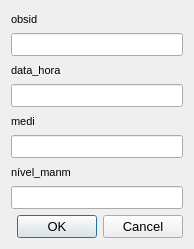
<?xml version="1.0" encoding="UTF-8"?>
<ui version="4.0">
 <class>TheDialog</class>
 <widget class="QDialog" name="TheDialog">
  <property name="windowModality">
   <enum>Qt::ApplicationModal</enum>
  </property>
  <property name="geometry">
   <rect>
    <x>0</x>
    <y>0</y>
    <width>194</width>
    <height>249</height>
   </rect>
  </property>
  <property name="sizePolicy">
   <sizepolicy hsizetype="Preferred" vsizetype="Preferred">
    <horstretch>0</horstretch>
    <verstretch>0</verstretch>
   </sizepolicy>
  </property>
  <property name="minimumSize">
   <size>
    <width>0</width>
    <height>0</height>
   </size>
  </property>
  <property name="maximumSize">
   <size>
    <width>16777215</width>
    <height>16777215</height>
   </size>
  </property>
  <property name="windowTitle">
   <string>Dialog</string>
  </property>
  <layout class="QGridLayout" name="gridLayout">
   <item row="0" column="0">
    <widget class="QLabel" name="label">
     <property name="minimumSize">
      <size>
       <width>40</width>
       <height>0</height>
      </size>
     </property>
     <property name="maximumSize">
      <size>
       <width>70</width>
       <height>16777215</height>
      </size>
     </property>
     <property name="font">
      <font>
       <family>Arial</family>
       <pointsize>8</pointsize>
      </font>
     </property>
     <property name="text">
      <string>obsid</string>
     </property>
     <property name="alignment">
      <set>Qt::AlignLeading|Qt::AlignLeft|Qt::AlignVCenter</set>
     </property>
    </widget>
   </item>
   <item row="1" column="0">
    <widget class="QLineEdit" name="obsid">
     <property name="sizePolicy">
      <sizepolicy hsizetype="Expanding" vsizetype="Fixed">
       <horstretch>0</horstretch>
       <verstretch>0</verstretch>
      </sizepolicy>
     </property>
     <property name="minimumSize">
      <size>
       <width>0</width>
       <height>0</height>
      </size>
     </property>
     <property name="maximumSize">
      <size>
       <width>16777215</width>
       <height>16777215</height>
      </size>
     </property>
     <property name="font">
      <font>
       <family>Arial</family>
       <pointsize>10</pointsize>
      </font>
     </property>
    </widget>
   </item>
   <item row="2" column="0">
    <widget class="QLabel" name="label_2">
     <property name="minimumSize">
      <size>
       <width>130</width>
       <height>0</height>
      </size>
     </property>
     <property name="maximumSize">
      <size>
       <width>3000</width>
       <height>16777215</height>
      </size>
     </property>
     <property name="font">
      <font>
       <family>Arial</family>
       <pointsize>8</pointsize>
      </font>
     </property>
     <property name="text">
      <string>data_hora</string>
     </property>
     <property name="alignment">
      <set>Qt::AlignLeading|Qt::AlignLeft|Qt::AlignVCenter</set>
     </property>
    </widget>
   </item>
   <item row="3" column="0">
    <widget class="QLineEdit" name="date_time">
     <property name="sizePolicy">
      <sizepolicy hsizetype="Expanding" vsizetype="Fixed">
       <horstretch>0</horstretch>
       <verstretch>0</verstretch>
      </sizepolicy>
     </property>
     <property name="minimumSize">
      <size>
       <width>0</width>
       <height>0</height>
      </size>
     </property>
     <property name="maximumSize">
      <size>
       <width>16777215</width>
       <height>16777215</height>
      </size>
     </property>
     <property name="font">
      <font>
       <family>Arial</family>
       <pointsize>10</pointsize>
      </font>
     </property>
    </widget>
   </item>
   <item row="4" column="0">
    <widget class="QLabel" name="label_10">
     <property name="minimumSize">
      <size>
       <width>40</width>
       <height>0</height>
      </size>
     </property>
     <property name="maximumSize">
      <size>
       <width>100</width>
       <height>16777215</height>
      </size>
     </property>
     <property name="font">
      <font>
       <family>Arial</family>
       <pointsize>8</pointsize>
      </font>
     </property>
     <property name="text">
      <string>medi</string>
     </property>
     <property name="alignment">
      <set>Qt::AlignLeading|Qt::AlignLeft|Qt::AlignVCenter</set>
     </property>
    </widget>
   </item>
   <item row="5" column="0">
    <widget class="QLineEdit" name="meas">
     <property name="sizePolicy">
      <sizepolicy hsizetype="Expanding" vsizetype="Fixed">
       <horstretch>0</horstretch>
       <verstretch>0</verstretch>
      </sizepolicy>
     </property>
     <property name="minimumSize">
      <size>
       <width>0</width>
       <height>0</height>
      </size>
     </property>
     <property name="maximumSize">
      <size>
       <width>16777215</width>
       <height>16777215</height>
      </size>
     </property>
     <property name="font">
      <font>
       <family>Arial</family>
       <pointsize>10</pointsize>
      </font>
     </property>
    </widget>
   </item>
   <item row="6" column="0">
    <widget class="QLabel" name="label_9">
     <property name="minimumSize">
      <size>
       <width>40</width>
       <height>0</height>
      </size>
     </property>
     <property name="maximumSize">
      <size>
       <width>100</width>
       <height>16777215</height>
      </size>
     </property>
     <property name="font">
      <font>
       <family>Arial</family>
       <pointsize>8</pointsize>
      </font>
     </property>
     <property name="text">
      <string>nível_manm</string>
     </property>
     <property name="alignment">
      <set>Qt::AlignLeading|Qt::AlignLeft|Qt::AlignVCenter</set>
     </property>
    </widget>
   </item>
   <item row="7" column="0">
    <widget class="QLineEdit" name="level_masl">
     <property name="sizePolicy">
      <sizepolicy hsizetype="Expanding" vsizetype="Fixed">
       <horstretch>0</horstretch>
       <verstretch>0</verstretch>
      </sizepolicy>
     </property>
     <property name="minimumSize">
      <size>
       <width>0</width>
       <height>0</height>
      </size>
     </property>
     <property name="maximumSize">
      <size>
       <width>16777215</width>
       <height>16777215</height>
      </size>
     </property>
     <property name="font">
      <font>
       <family>Arial</family>
       <pointsize>10</pointsize>
      </font>
     </property>
    </widget>
   </item>
   <item row="8" column="0">
    <widget class="QDialogButtonBox" name="buttonBox">
     <property name="font">
      <font>
       <family>Arial</family>
       <pointsize>10</pointsize>
      </font>
     </property>
     <property name="standardButtons">
      <set>QDialogButtonBox::Cancel|QDialogButtonBox::Ok</set>
     </property>
    </widget>
   </item>
  </layout>
 </widget>
 <resources/>
 <connections/>
</ui>
